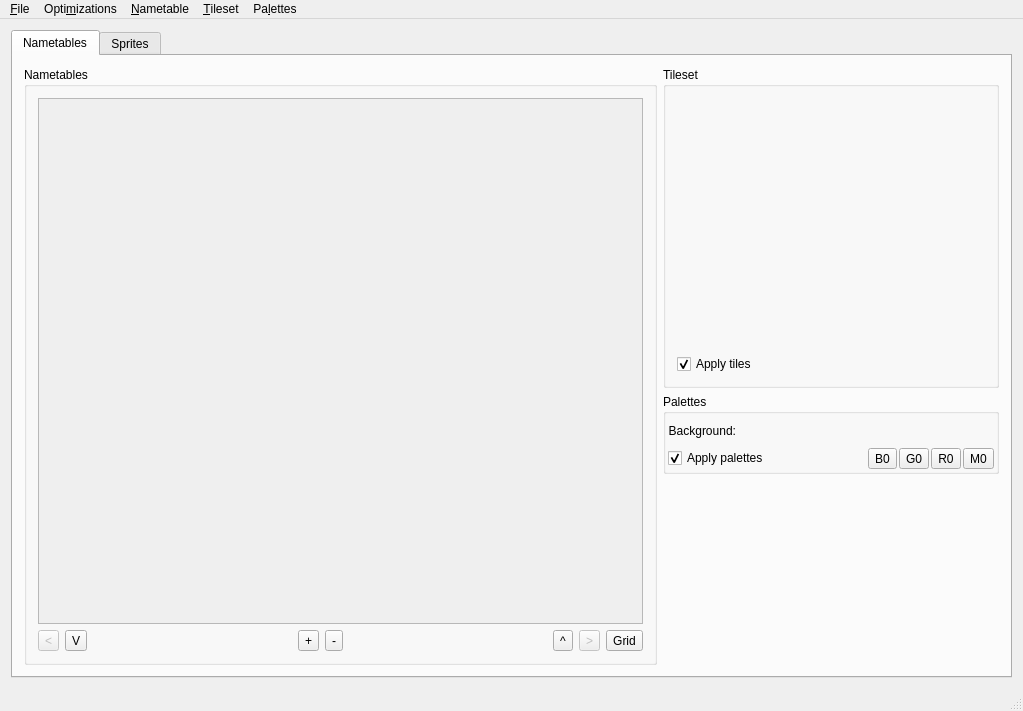
<?xml version="1.0" encoding="UTF-8"?>
<ui version="4.0">
 <class>MainWindow</class>
 <widget class="QMainWindow" name="MainWindow">
  <property name="geometry">
   <rect>
    <x>0</x>
    <y>0</y>
    <width>1023</width>
    <height>711</height>
   </rect>
  </property>
  <property name="windowTitle">
   <string>NES Tool v 0.2</string>
  </property>
  <property name="windowIcon">
   <iconset resource="nestool.qrc">
    <normaloff>:/icons/icon.png</normaloff>:/icons/icon.png</iconset>
  </property>
  <widget class="QWidget" name="centralWidget">
   <layout class="QHBoxLayout" name="horizontalLayout">
    <item>
     <widget class="QTabWidget" name="workspaceTabWidget">
      <property name="currentIndex">
       <number>0</number>
      </property>
      <widget class="QWidget" name="nametablesTab">
       <attribute name="title">
        <string>Nametables</string>
       </attribute>
       <layout class="QGridLayout" name="gridLayout_3">
        <item row="0" column="0" rowspan="3">
         <widget class="QGroupBox" name="groupBox_3">
          <property name="sizePolicy">
           <sizepolicy hsizetype="Preferred" vsizetype="Preferred">
            <horstretch>1</horstretch>
            <verstretch>0</verstretch>
           </sizepolicy>
          </property>
          <property name="title">
           <string>Nametables</string>
          </property>
          <layout class="QGridLayout" name="gridLayout_4">
           <item row="2" column="8">
            <widget class="QToolButton" name="nametableGridButton">
             <property name="text">
              <string>Grid</string>
             </property>
             <property name="checkable">
              <bool>true</bool>
             </property>
            </widget>
           </item>
           <item row="2" column="0">
            <widget class="QToolButton" name="moveNameTableLeftButton">
             <property name="enabled">
              <bool>false</bool>
             </property>
             <property name="text">
              <string>&lt;</string>
             </property>
            </widget>
           </item>
           <item row="2" column="5">
            <spacer name="horizontalSpacer_2">
             <property name="orientation">
              <enum>Qt::Horizontal</enum>
             </property>
             <property name="sizeHint" stdset="0">
              <size>
               <width>40</width>
               <height>16</height>
              </size>
             </property>
            </spacer>
           </item>
           <item row="2" column="2">
            <spacer name="horizontalSpacer">
             <property name="orientation">
              <enum>Qt::Horizontal</enum>
             </property>
             <property name="sizeHint" stdset="0">
              <size>
               <width>40</width>
               <height>16</height>
              </size>
             </property>
            </spacer>
           </item>
           <item row="2" column="3">
            <widget class="QToolButton" name="addNameTableButton">
             <property name="text">
              <string>+</string>
             </property>
            </widget>
           </item>
           <item row="2" column="7">
            <widget class="QToolButton" name="moveNameTableRightButton">
             <property name="enabled">
              <bool>false</bool>
             </property>
             <property name="text">
              <string>&gt;</string>
             </property>
            </widget>
           </item>
           <item row="1" column="0" colspan="9">
            <widget class="QScrollArea" name="nameTableArea">
             <property name="sizePolicy">
              <sizepolicy hsizetype="Expanding" vsizetype="Expanding">
               <horstretch>1</horstretch>
               <verstretch>0</verstretch>
              </sizepolicy>
             </property>
             <property name="widgetResizable">
              <bool>true</bool>
             </property>
             <widget class="QWidget" name="nameTableContents">
              <property name="geometry">
               <rect>
                <x>0</x>
                <y>0</y>
                <width>629</width>
                <height>548</height>
               </rect>
              </property>
              <layout class="QHBoxLayout" name="horizontalLayout_9">
               <item>
                <widget class="NameTable" name="nameTable" native="true"/>
               </item>
               <item>
                <spacer name="horizontalSpacer_3">
                 <property name="orientation">
                  <enum>Qt::Horizontal</enum>
                 </property>
                 <property name="sizeHint" stdset="0">
                  <size>
                   <width>40</width>
                   <height>20</height>
                  </size>
                 </property>
                </spacer>
               </item>
              </layout>
             </widget>
            </widget>
           </item>
           <item row="2" column="4">
            <widget class="QToolButton" name="delNameTableButton">
             <property name="text">
              <string>-</string>
             </property>
            </widget>
           </item>
           <item row="2" column="1">
            <widget class="QToolButton" name="shiftNametableDownButton">
             <property name="toolTip">
              <string>Shift Nametable Down</string>
             </property>
             <property name="text">
              <string>V</string>
             </property>
            </widget>
           </item>
           <item row="2" column="6">
            <widget class="QToolButton" name="shiftNametableUpButton">
             <property name="toolTip">
              <string>Shift Nametable Up</string>
             </property>
             <property name="text">
              <string>^</string>
             </property>
            </widget>
           </item>
          </layout>
         </widget>
        </item>
        <item row="0" column="1">
         <widget class="QGroupBox" name="tileSetGroupBox">
          <property name="title">
           <string>Tileset</string>
          </property>
          <layout class="QGridLayout" name="gridLayout_2">
           <property name="spacing">
            <number>0</number>
           </property>
           <item row="1" column="0" colspan="2">
            <widget class="QCheckBox" name="applyTilesCheckBox">
             <property name="text">
              <string>Apply tiles</string>
             </property>
             <property name="checked">
              <bool>true</bool>
             </property>
            </widget>
           </item>
           <item row="0" column="0" colspan="2">
            <widget class="TileSet" name="tileSet" native="true">
             <property name="minimumSize">
              <size>
               <width>256</width>
               <height>256</height>
              </size>
             </property>
            </widget>
           </item>
          </layout>
         </widget>
        </item>
        <item row="1" column="1">
         <widget class="QGroupBox" name="paletteGroupBox">
          <property name="minimumSize">
           <size>
            <width>0</width>
            <height>80</height>
           </size>
          </property>
          <property name="title">
           <string>Palettes</string>
          </property>
          <layout class="QGridLayout" name="gridLayout">
           <property name="leftMargin">
            <number>2</number>
           </property>
           <property name="topMargin">
            <number>2</number>
           </property>
           <property name="rightMargin">
            <number>2</number>
           </property>
           <property name="bottomMargin">
            <number>2</number>
           </property>
           <property name="spacing">
            <number>2</number>
           </property>
           <item row="2" column="3">
            <widget class="QToolButton" name="paletteGButton">
             <property name="text">
              <string>G0</string>
             </property>
             <property name="checkable">
              <bool>true</bool>
             </property>
            </widget>
           </item>
           <item row="2" column="0" colspan="2">
            <widget class="QCheckBox" name="applyPalettesCheckBox">
             <property name="text">
              <string>Apply palettes</string>
             </property>
             <property name="checked">
              <bool>true</bool>
             </property>
            </widget>
           </item>
           <item row="2" column="4">
            <widget class="QToolButton" name="paletteRButton">
             <property name="text">
              <string>R0</string>
             </property>
             <property name="checkable">
              <bool>true</bool>
             </property>
            </widget>
           </item>
           <item row="2" column="2">
            <widget class="QToolButton" name="paletteBButton">
             <property name="text">
              <string>B0</string>
             </property>
             <property name="checkable">
              <bool>true</bool>
             </property>
            </widget>
           </item>
           <item row="2" column="5">
            <widget class="QToolButton" name="paletteMButton">
             <property name="text">
              <string>M0</string>
             </property>
             <property name="checkable">
              <bool>true</bool>
             </property>
            </widget>
           </item>
           <item row="0" column="1" rowspan="2" colspan="5">
            <widget class="Palette" name="backgroundPalette" native="true">
             <property name="minimumSize">
              <size>
               <width>256</width>
               <height>16</height>
              </size>
             </property>
            </widget>
           </item>
           <item row="0" column="0" rowspan="2">
            <widget class="QLabel" name="backgroundPaletteLabel">
             <property name="text">
              <string>Background:</string>
             </property>
             <property name="alignment">
              <set>Qt::AlignRight|Qt::AlignTrailing|Qt::AlignVCenter</set>
             </property>
            </widget>
           </item>
          </layout>
         </widget>
        </item>
        <item row="2" column="1">
         <spacer name="verticalSpacer">
          <property name="orientation">
           <enum>Qt::Vertical</enum>
          </property>
          <property name="sizeHint" stdset="0">
           <size>
            <width>16</width>
            <height>40</height>
           </size>
          </property>
         </spacer>
        </item>
       </layout>
      </widget>
      <widget class="QWidget" name="spritesTab">
       <attribute name="title">
        <string>Sprites</string>
       </attribute>
       <widget class="QGroupBox" name="groupBox">
        <property name="geometry">
         <rect>
          <x>670</x>
          <y>390</y>
          <width>319</width>
          <height>49</height>
         </rect>
        </property>
        <property name="title">
         <string>Palettes</string>
        </property>
        <layout class="QGridLayout" name="gridLayout_5">
         <item row="0" column="0">
          <widget class="QLabel" name="spritesPaletteLabel">
           <property name="text">
            <string>Sprites:</string>
           </property>
           <property name="alignment">
            <set>Qt::AlignRight|Qt::AlignTrailing|Qt::AlignVCenter</set>
           </property>
          </widget>
         </item>
         <item row="0" column="1">
          <widget class="Palette" name="spritesPalette" native="true">
           <property name="minimumSize">
            <size>
             <width>256</width>
             <height>16</height>
            </size>
           </property>
          </widget>
         </item>
        </layout>
       </widget>
       <widget class="QGroupBox" name="spritesTileSetGroupBox">
        <property name="geometry">
         <rect>
          <x>660</x>
          <y>20</y>
          <width>324</width>
          <height>306</height>
         </rect>
        </property>
        <property name="title">
         <string>Tileset</string>
        </property>
        <layout class="QGridLayout" name="gridLayout_6">
         <property name="spacing">
          <number>0</number>
         </property>
         <item row="1" column="0" colspan="2">
          <widget class="QCheckBox" name="spritesApplyTilesCheckBox">
           <property name="text">
            <string>Apply tiles</string>
           </property>
           <property name="checked">
            <bool>true</bool>
           </property>
          </widget>
         </item>
         <item row="0" column="0" colspan="2">
          <widget class="TileSet" name="spritesTileSet" native="true">
           <property name="minimumSize">
            <size>
             <width>256</width>
             <height>256</height>
            </size>
           </property>
          </widget>
         </item>
        </layout>
       </widget>
      </widget>
     </widget>
    </item>
   </layout>
  </widget>
  <widget class="QMenuBar" name="menuBar">
   <property name="geometry">
    <rect>
     <x>0</x>
     <y>0</y>
     <width>1023</width>
     <height>21</height>
    </rect>
   </property>
   <widget class="QMenu" name="menu_File">
    <property name="title">
     <string>&amp;File</string>
    </property>
    <widget class="QMenu" name="menu_Recent_Project">
     <property name="title">
      <string>Recent Project</string>
     </property>
    </widget>
    <addaction name="separator"/>
    <addaction name="action_Open_Project"/>
    <addaction name="action_Save_Project_As"/>
    <addaction name="menu_Recent_Project"/>
    <addaction name="separator"/>
    <addaction name="action_Import_From_Image"/>
    <addaction name="separator"/>
    <addaction name="action_Preferences"/>
    <addaction name="separator"/>
    <addaction name="action_Quit"/>
   </widget>
   <widget class="QMenu" name="menu_Tileset">
    <property name="title">
     <string>&amp;Tileset</string>
    </property>
    <widget class="QMenu" name="menu_Recent_CHR">
     <property name="title">
      <string>&amp;Recent</string>
     </property>
    </widget>
    <addaction name="action_Open_CHR"/>
    <addaction name="action_Save_CHR_As"/>
    <addaction name="action_Save_CHR"/>
    <addaction name="separator"/>
    <addaction name="menu_Recent_CHR"/>
   </widget>
   <widget class="QMenu" name="menu_Nametable">
    <property name="title">
     <string>&amp;Nametable</string>
    </property>
    <widget class="QMenu" name="menu_Recent_NameTable">
     <property name="title">
      <string>&amp;Recent</string>
     </property>
    </widget>
    <addaction name="action_Open_NameTable"/>
    <addaction name="action_Save_NameTable"/>
    <addaction name="action_Save_All_NameTables"/>
    <addaction name="separator"/>
    <addaction name="menu_Recent_NameTable"/>
   </widget>
   <widget class="QMenu" name="menu_Palettes">
    <property name="title">
     <string>Pa&amp;lettes</string>
    </property>
    <widget class="QMenu" name="menu_Background">
     <property name="title">
      <string>&amp;Background</string>
     </property>
     <widget class="QMenu" name="menu_Recent_Background_Palettes">
      <property name="title">
       <string>&amp;Recent Palettes</string>
      </property>
     </widget>
     <addaction name="action_Open_Background_Palettes"/>
     <addaction name="action_Save_Background_Palettes_As"/>
     <addaction name="action_Save_Background_Palettes"/>
     <addaction name="separator"/>
     <addaction name="menu_Recent_Background_Palettes"/>
    </widget>
    <widget class="QMenu" name="menuSprites">
     <property name="title">
      <string>&amp;Sprites</string>
     </property>
     <widget class="QMenu" name="menu_Recent_Sprites_Palettes">
      <property name="title">
       <string>&amp;Recent Palettes</string>
      </property>
     </widget>
     <addaction name="action_Open_Sprites_Palettes"/>
     <addaction name="action_Save_Sprites_Palettes_As"/>
     <addaction name="action_Save_Sprites_Palettes"/>
     <addaction name="separator"/>
     <addaction name="menu_Recent_Sprites_Palettes"/>
    </widget>
    <addaction name="menu_Background"/>
    <addaction name="menuSprites"/>
   </widget>
   <widget class="QMenu" name="menuOptimizations">
    <property name="title">
     <string>Opti&amp;mizations</string>
    </property>
    <addaction name="action_Remove_Duplicates"/>
    <addaction name="action_Remove_Unused"/>
   </widget>
   <addaction name="menu_File"/>
   <addaction name="menuOptimizations"/>
   <addaction name="menu_Nametable"/>
   <addaction name="menu_Tileset"/>
   <addaction name="menu_Palettes"/>
  </widget>
  <widget class="QStatusBar" name="statusBar"/>
  <action name="action_Open_Background_Palettes">
   <property name="text">
    <string>&amp;Open Background Palettes...</string>
   </property>
  </action>
  <action name="action_Save_Background_Palettes">
   <property name="text">
    <string>&amp;Save Background Palettes</string>
   </property>
  </action>
  <action name="action_Open_CHR">
   <property name="text">
    <string>&amp;Open CHR...</string>
   </property>
  </action>
  <action name="action_Save_CHR_As">
   <property name="text">
    <string>&amp;Save CHR As...</string>
   </property>
  </action>
  <action name="action_Open_NameTable">
   <property name="text">
    <string>&amp;Open NameTable...</string>
   </property>
   <property name="toolTip">
    <string>Open NameTable</string>
   </property>
  </action>
  <action name="action_Save_NameTable">
   <property name="text">
    <string>&amp;Save NameTable As...</string>
   </property>
   <property name="toolTip">
    <string>Save NameTable</string>
   </property>
  </action>
  <action name="action_Quit">
   <property name="text">
    <string>&amp;Quit</string>
   </property>
  </action>
  <action name="action_Preferences">
   <property name="text">
    <string>&amp;Preferences...</string>
   </property>
  </action>
  <action name="action_Remove_Duplicates">
   <property name="enabled">
    <bool>true</bool>
   </property>
   <property name="text">
    <string>Remove &amp;Duplicates</string>
   </property>
  </action>
  <action name="action_Remove_Unused">
   <property name="text">
    <string>Remove &amp;Unused</string>
   </property>
  </action>
  <action name="action_Save_All_NameTables">
   <property name="text">
    <string>Save &amp;All NameTables</string>
   </property>
  </action>
  <action name="action_Save_CHR">
   <property name="text">
    <string>Save &amp;CHR</string>
   </property>
  </action>
  <action name="action_Save_Background_Palettes_As">
   <property name="text">
    <string>Save Background &amp;Palettes As...</string>
   </property>
  </action>
  <action name="action_Open_Sprites_Palettes">
   <property name="text">
    <string>&amp;Open Sprites Palettes...</string>
   </property>
  </action>
  <action name="action_Save_Sprites_Palettes_As">
   <property name="text">
    <string>&amp;Save Sprites Palettes As...</string>
   </property>
  </action>
  <action name="action_Save_Sprites_Palettes">
   <property name="text">
    <string>Save Sprites &amp;Palettes</string>
   </property>
  </action>
  <action name="actionRecent_2">
   <property name="text">
    <string>Recent</string>
   </property>
  </action>
  <action name="actionTest">
   <property name="text">
    <string>Test</string>
   </property>
  </action>
  <action name="actionTest_2">
   <property name="text">
    <string>Test</string>
   </property>
  </action>
  <action name="action_Import_From_Image">
   <property name="text">
    <string>&amp;Import from image</string>
   </property>
  </action>
  <action name="action_Open_Project">
   <property name="text">
    <string>Open Project...</string>
   </property>
  </action>
  <action name="action_Save_Project_As">
   <property name="text">
    <string>Save Project As...</string>
   </property>
  </action>
  <action name="actionTest_3">
   <property name="text">
    <string>Test</string>
   </property>
  </action>
 </widget>
 <layoutdefault spacing="6" margin="11"/>
 <customwidgets>
  <customwidget>
   <class>TileSet</class>
   <extends>QWidget</extends>
   <header>tileset.h</header>
   <container>1</container>
  </customwidget>
  <customwidget>
   <class>NameTable</class>
   <extends>QWidget</extends>
   <header>nametable.h</header>
   <container>1</container>
  </customwidget>
  <customwidget>
   <class>Palette</class>
   <extends>QWidget</extends>
   <header>palette.h</header>
   <container>1</container>
  </customwidget>
 </customwidgets>
 <resources>
  <include location="nestool.qrc"/>
 </resources>
 <connections>
  <connection>
   <sender>action_Quit</sender>
   <signal>triggered()</signal>
   <receiver>MainWindow</receiver>
   <slot>close()</slot>
   <hints>
    <hint type="sourcelabel">
     <x>-1</x>
     <y>-1</y>
    </hint>
    <hint type="destinationlabel">
     <x>412</x>
     <y>304</y>
    </hint>
   </hints>
  </connection>
 </connections>
</ui>
